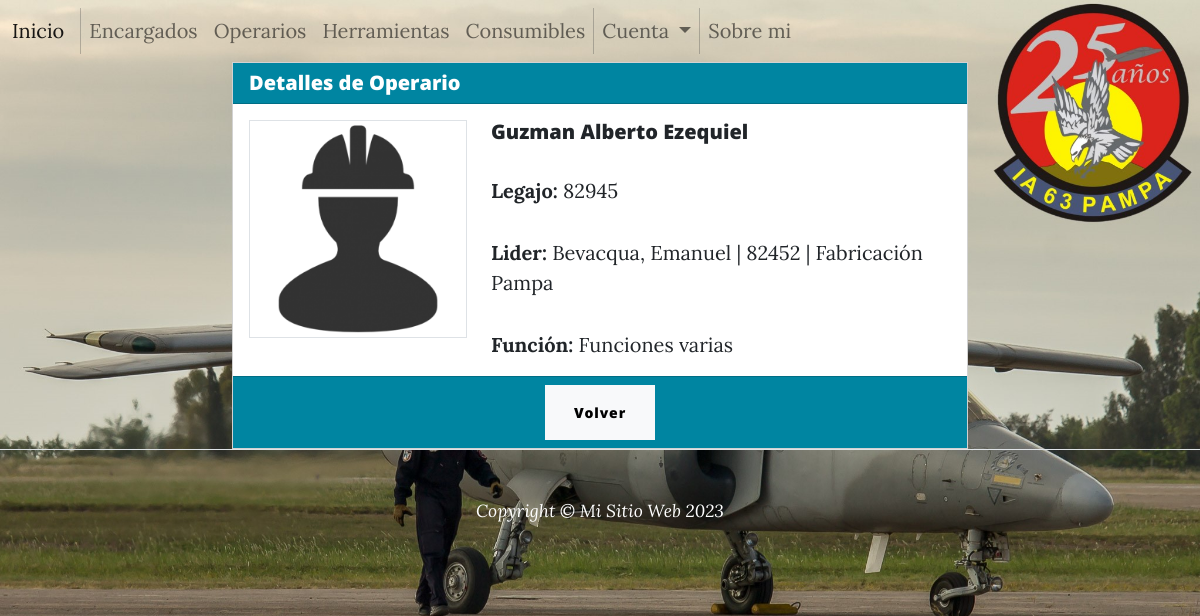
Screenshot of /detalle_operario/1/ (signed in) with the database file from the repository.
### operario/models.py (models this page shows, shortened)
class Operario(models.Model):
    nombre      = models.CharField(max_length=80,blank=True,null=True, default='')
    apellido    = models.CharField(max_length=60)
    legajo      = models.IntegerField()
    encargado   = models.ForeignKey(Encargado, on_delete=models.CASCADE)
    funcion     = models.TextField()
    imagen = models.ImageField(blank=True, default="operario.png", null=True, upload_to="operarios")

### encargado/models.py (models this page shows)
class Encargado(models.Model):
    nombre      = models.CharField(max_length=80,blank=True,null=True, default='')
    apellido    = models.CharField(max_length=60)
    legajo      = models.IntegerField()
    sector      = models.CharField(max_length=100)
    funcion     = models.CharField(max_length=100)
    imagen = models.ImageField(blank=True, default="encargado.png", null=True, upload_to="encargados")
    def __str__(self) -> str:
        return self.apellido +', '+ self.nombre + ' | ' + str(self.legajo) + ' | ' + self.sector

### operario/views.py (the view)
# urls.py: path('detalle_operario/<int:pk>/', views.OperarioDetailView.as_view(), name="Detalle-Operario"),
class OperarioDetailView(LoginRequiredMixin, DetailView):
    model = Operario
    template_name = 'operario/detalle-operario.html'

### operario/templates/operario/detalle-operario.html (shortened to what this page needs)
{% extends 'base.html' %}
{% load static %}
{% block main %}
    <div class="container">
        <div class="row justify-content-center">
            <div class="col-md-8">
                <div class="card">
                    <div class="card-header bg-primary text-white">
                        <h5 class="mb-0">Detalles de Operario</h5>
                    </div>
                    <div class="card-body">
                        {% if operario %}
                            <div class="row">
                                <div class="col-md-4">
                                    {% if operario.imagen %}
                                        <img src="{{ operario.imagen.url }}" alt="" class="img-thumbnail">
                                    {% endif %}
                                </div>
                                <div class="col-md-8">
                                    <h5 class="card-title">{{ operario.apellido }} {{ operario.nombre }}</h5>
                                    <p class="card-text"><strong>Legajo:</strong> {{ operario.legajo }}</p>
                                    <p class="card-text"><strong>Lider:</strong> {{ operario.encargado }}</p>
                                    <p class="card-text"><strong>Función:</strong> {{ operario.funcion }}</p>
                                </div>
                            </div>
                        {% else %}
                            <p class="card-text">No se encontraron datos.</p>
                        {% endif %}
                    </div>
                    <div class="card-footer bg-primary text-white text-center">
                        <a href="{% url 'Lista-Operario' %}" class="btn btn-light">Volver</a>
                    </div>
                </div>
            </div>
        </div>
    </div>
{% endblock main %}

### rows the page displays
Operario: imagen (picture), apellido "Guzman", nombre "Alberto Ezequiel", legajo "82945", encargado "Bevacqua, Emanuel | 82452 | Fabricación Pampa", funcion "Funciones varias"
